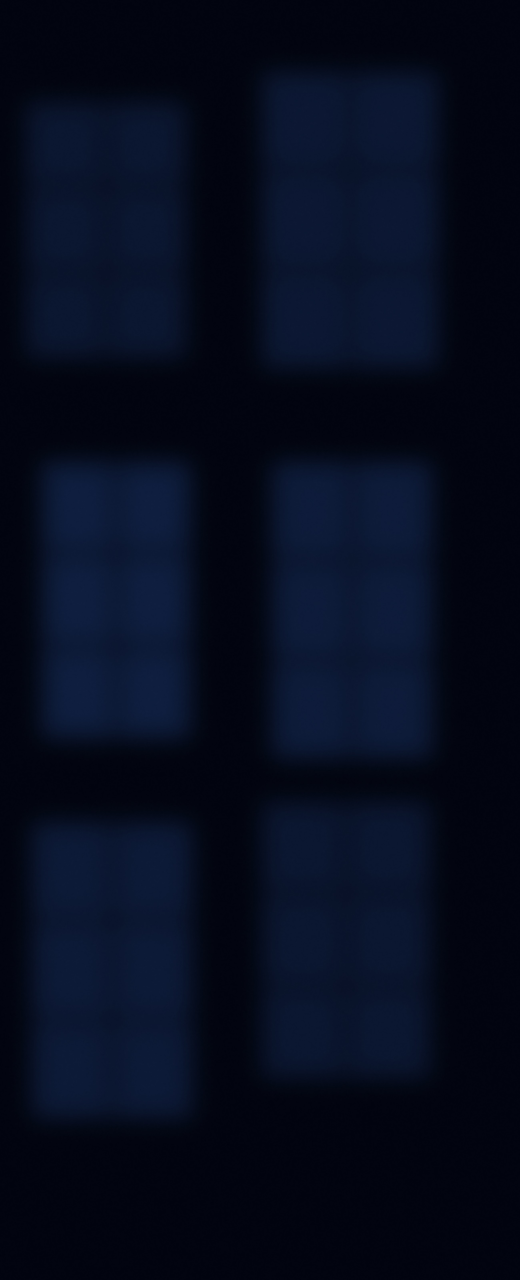
#> input picture tools/reel_v7/v7-cuarenta-y-cuatro-roux/wall2.jpg, 2600 x 6400 px, given in place of stadium.jpg, which was not available (shown at 1/5 size)
$ python cut.py
#> lines starting #> are read from the running program, lines starting #| are printed output that depends on the picture; after the words box and inside, x2 and y2 are one past the last pixel; in counts of white or black regions, pixels touching at a corner belong together
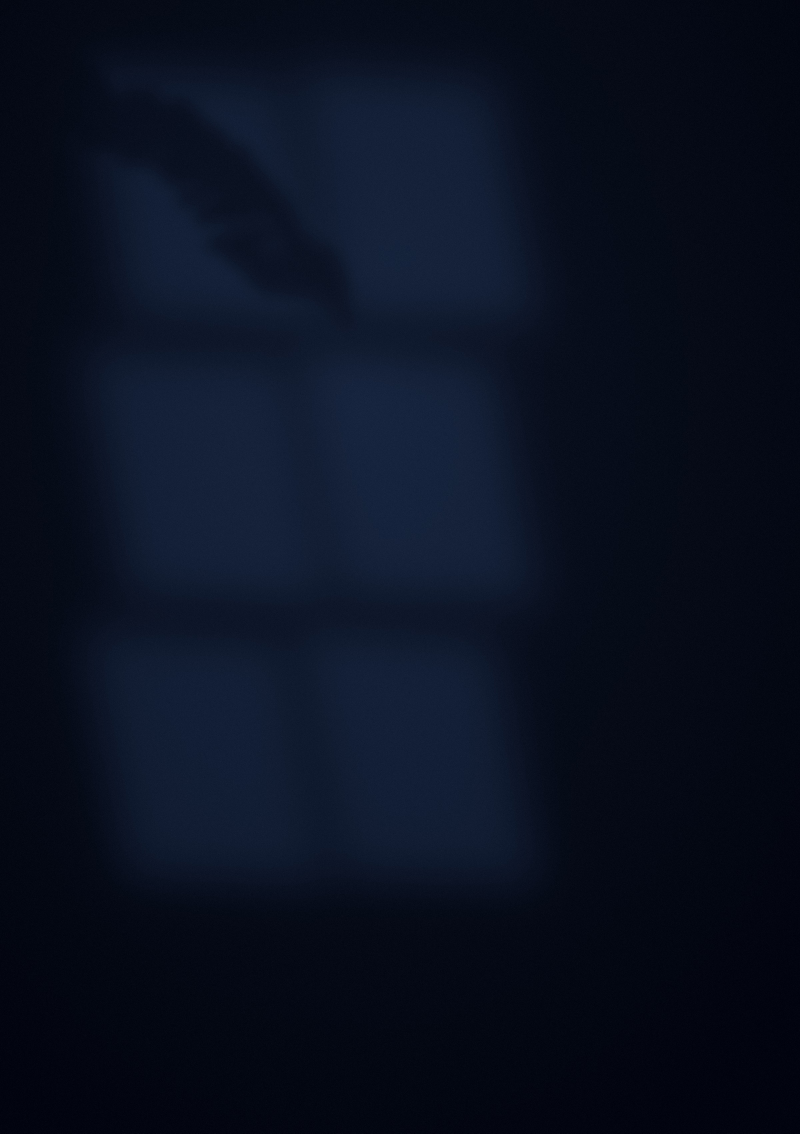
#> input picture tools/reel_v7/bielsa/wall.jpg, 2400 x 3400 px, given in place of roux2008.jpg, which was not available (shown at 1/3 size)
### tools/reel_v7/bielsa/grade.py
"""B/N de negros profundos; solo sobrevive el azul (equipación, detalles), llevado al azul de marca. Máscara suavizada."""
import cv2, numpy as np, sys
def grade(src, dst, keep_blue=True):
#> called with src = 'photos/stadium_crop.jpg', dst = 'img/stadium_g.jpg', keep_blue = True
    im = cv2.imread(src, cv2.IMREAD_UNCHANGED)
    a = im[..., 3] if im.shape[2] == 4 else None
    bgr = im[..., :3].astype(np.float32) / 255
    g = cv2.cvtColor((bgr*255).astype(np.uint8), cv2.COLOR_BGR2GRAY).astype(np.float32)/255
    g = np.clip((g - 0.06) / 0.88, 0, 1); g = g**1.18                         # negros profundos
    g = g*g*(3-2*g)*0.55 + g*0.45                                            # curva en S suave
    out = np.dstack([g, g, g])
    if keep_blue:
        hsv = cv2.cvtColor((bgr*255).astype(np.uint8), cv2.COLOR_BGR2HSV).astype(np.float32)
        h, s, v = hsv[..., 0], hsv[..., 1], hsv[..., 2]
        m = ((h > 95) & (h < 128) & (s > 95) & (v > 45)).astype(np.float32)
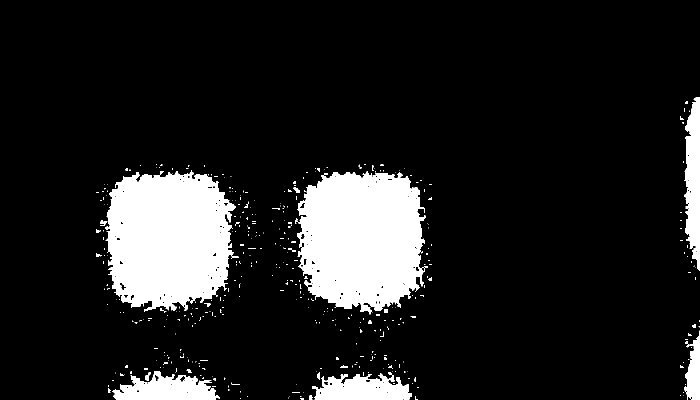
#> m: shape (800, 1400) float32 (shown at 1/2 size); values 0 (black) and 1 (white), 13% white; 400 white regions (341 under 20 px), largest, box (x1, y1, x2, y2) and area: (595, 342, 856, 629) 58073, (210, 340, 478, 623) 57788, (1368, 194, 1400, 541) 7993
        m = cv2.morphologyEx(m, cv2.MORPH_OPEN, np.ones((3, 3), np.uint8))
#> m: shape (800, 1400) float32; values 0 (black) and 1 (white), 12.8% white; 67 white regions (17 under 20 px), largest, box (x1, y1, x2, y2) and area: (595, 343, 851, 628) 57811, (211, 342, 472, 622) 57545, (1368, 194, 1400, 541) 7956
        m = cv2.GaussianBlur(m, (0, 0), 3.5)
        brand = np.array([255, 109, 99], np.float32)/255   # #636DFF en BGR
        light = np.array([255, 168, 106], np.float32)/255  # #6AA8FF
        lum = np.clip(g*1.25, 0, 1)[..., None]
        col = brand*(1-lum)*1.1 + light*lum
        col = col*(0.35+0.75*lum)
        out = out*(1-m[..., None]) + col*m[..., None]
    out = (np.clip(out, 0, 1)*255).astype(np.uint8)
    if a is not None: out = np.dstack([out, a])
    cv2.imwrite(dst, out)
# [4 lines that do not run on import are left out]

### tools/reel_v7/v7-cuarenta-y-cuatro-roux/cut.py
# v7-cuarenta-y-cuatro-roux · fotos: todas enmarcadas (sin rembg: dos son pequeñas y el estadio es un plano general)
from PIL import Image
import sys; sys.path.insert(0, '../bielsa'); from grade import grade
Image.open('photos/stadium.jpg').convert('RGB').crop((0, 250, 1400, 1050)).save('photos/stadium_crop.jpg', quality=92)   # sin el cielo
Image.open('photos/roux2008.jpg').convert('RGB').crop((0, 0, 927, 1100)).save('photos/roux2008_crop.jpg', quality=92)  # cabeza y hombros
grade('photos/stadium_crop.jpg', 'img/stadium_g.jpg')
grade('photos/roux2003.jpg', 'img/roux2003_g.jpg')
#> call 2 of grade, with src = 'photos/roux2003.jpg', dst = 'img/roux2003_g.jpg', keep_blue = True
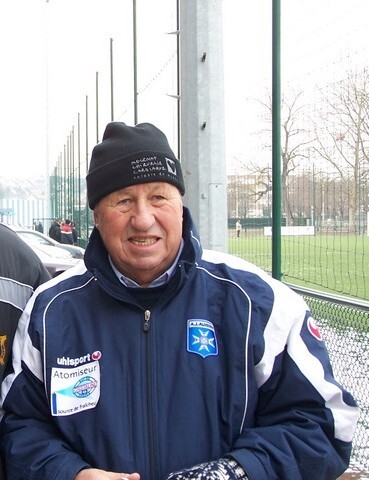
#> input picture tools/reel_v7/v7-cuarenta-y-cuatro-roux/photos/roux2003.jpg, 369 x 480 px
#> in grade, im is the input picture: shape (480, 369, 3); mean B, G, R 164.4, 156.8, 153.6
#> in grade (call 2), `m = ((h > 95) & (h < 128) & (s > 95) & (v > 45)).astype(np.float32)`: m: shape (480, 369) float32; values 0 (black) and 1 (white), 26.5% white; 100 white regions (83 under 20 px), largest, box (x1, y1, x2, y2) and area: (45, 208, 351, 480) 38103, (5, 416, 88, 480) 3396, (28, 241, 138, 370) 1878
#> in grade (call 2), `m = cv2.morphologyEx(m, cv2.MORPH_OPEN, np.ones((3, 3), np.uint8))`: m: shape (480, 369) float32; values 0 (black) and 1 (white), 25.6% white; 27 white regions (11 under 20 px), largest, box (x1, y1, x2, y2) and area: (45, 264, 249, 480) 28806, (182, 236, 351, 480) 8397, (5, 416, 87, 480) 3337
#> in grade (call 2), `lum = np.clip(g*1.25, 0, 1)[..., None]`:
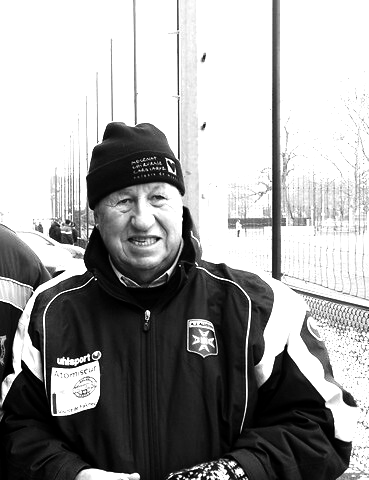
#> lum: shape (480, 369, 1) float32; min 0, max 1, mean 0.624
#> in grade (call 2), `col = col*(0.35+0.75*lum)`:
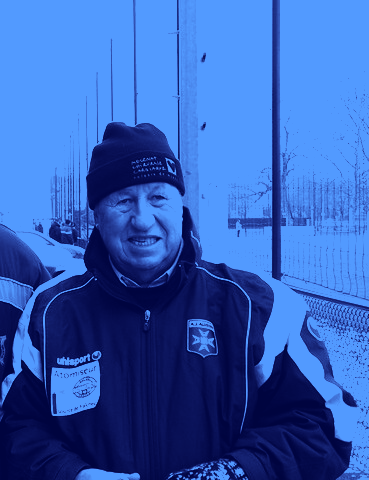
#> col: shape (480, 369, 3) float32; mean of channels 0, 1, 2 0.836, 0.506, 0.342; drawn with min black and max white
grade('photos/cantona.jpg', 'img/cantona_g.jpg', keep_blue=False)
#> call 3 of grade, with src = 'photos/cantona.jpg', dst = 'img/cantona_g.jpg', keep_blue = False
#> in grade (call 3), `bgr = im[..., :3].astype(np.float32) / 255`:
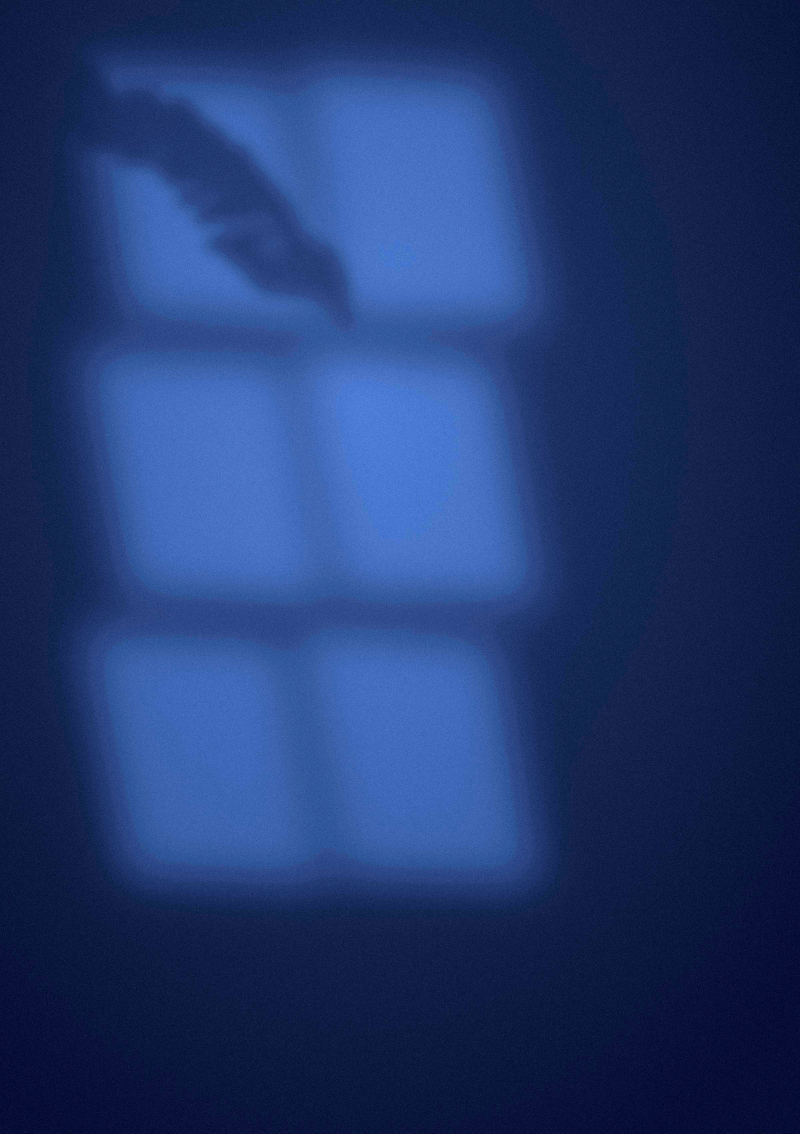
#> bgr: shape (3400, 2400, 3) float32 (shown at 1/3 size); mean B, G, R 0.125, 0.0651, 0.0391; drawn with min black and max white
#> in grade (call 3), `g = g*g*(3-2*g)*0.55 + g*0.45`:
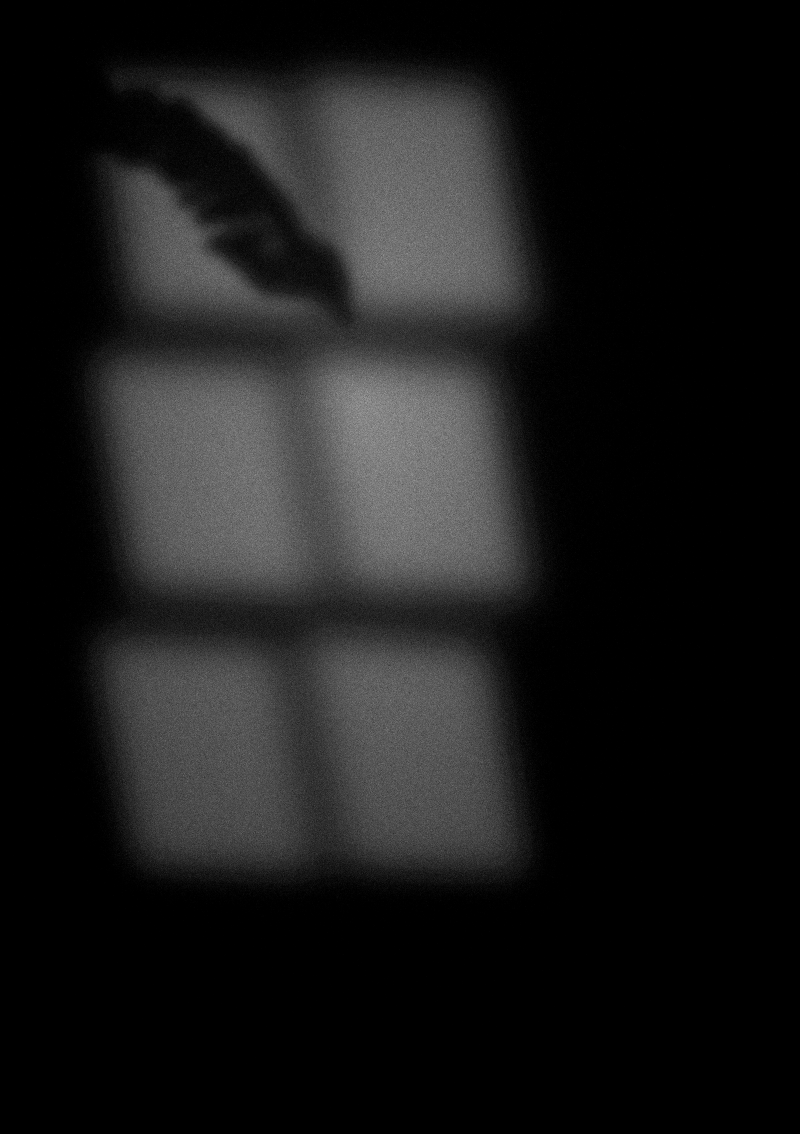
#> g: shape (3400, 2400) float32 (shown at 1/3 size); min 0, max 0.0599, mean 0.00612; drawn with min black and max white
grade('photos/roux2008_crop.jpg', 'img/roux2008_g.jpg')
